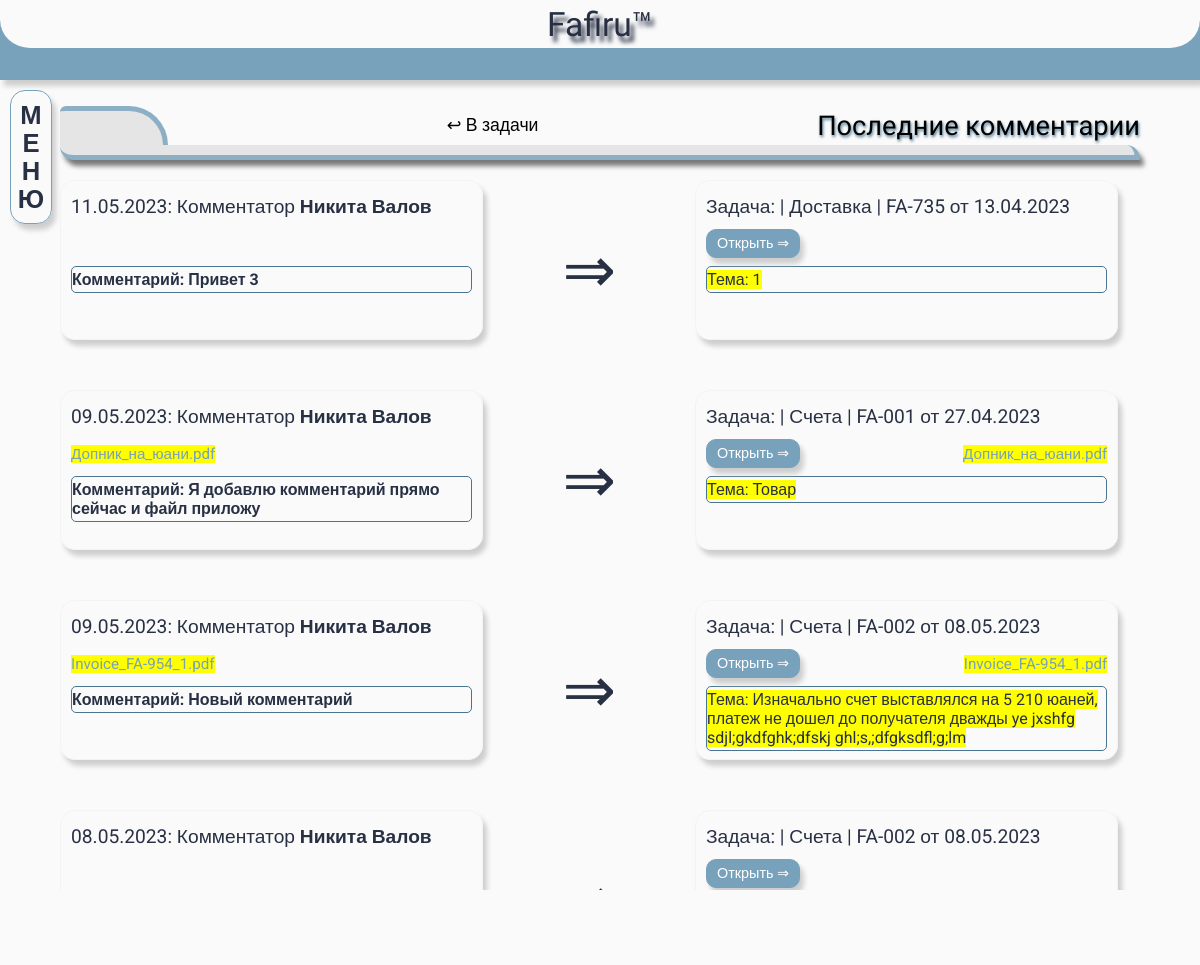
Screenshot of /appeal-comments/ (signed in) with the database file from the repository.
### main/models.py (models this page shows, shortened)
class AppealComments(models.Model):
  date_create = models.DateTimeField(auto_now_add=True)
  user = models.ForeignKey(Users, on_delete=models.PROTECT)
  content = models.CharField(max_length=1255)
  file_comment = models.FileField(upload_to="appeal-comments/%Y/%m/%d", null=True, blank=True)
  appeal = models.ForeignKey(Appeal, on_delete=models.PROTECT)

class Appeal(models.Model):
    CATEGORY_APPEALS = [
        ('Склад', 'Склад'),
        ('Счета', 'Счета'),
        ('Расчет товара', 'Расчет товара'),
        ('Доставка', 'Доставка'),
    ]
    date = models.DateField()
    content = models.CharField(max_length=2550)
    category = models.CharField(max_length=50, choices=CATEGORY_APPEALS)
    doneAppeal = models.BooleanField(default=False)
    client = models.ForeignKey(Clients, on_delete=models.PROTECT)
    user_create = models.ForeignKey(Users, on_delete=models.PROTECT, null=True, blank=True)
    file = models.FileField(upload_to="appeal-files/%Y/%m/%d", null=True, blank=True)

class Clients(models.Model):
    CONTRACT = [
        ('Агентский', 'Агентский'),
        ('Поставка', 'Поставка'),
    ]
    AGENT = [
        ('Фаст Импорт', 'Фаст Импорт'),
        ('Шеян', 'Шеян'),
        ('ТОНГАРД', 'ТОНГАРД'),
        ('ПБ', 'ПБ'),
    ]
    kod = models.CharField(max_length=20)
    name = models.CharField(max_length=100)
    product = models.CharField(max_length=255, null=True, blank=True)
    email = models.EmailField(null=False, blank=True, default="")
    contract = models.CharField(max_length=50, choices=CONTRACT)
    agent = models.CharField(max_length=50, choices=AGENT)
    positiveBalance = models.FloatField(null=True, blank=True, default=0)
    negativeBalance = models.FloatField(null=True, blank=True, default=0)
    def __str__(self):
        return self.name

### users/models.py (models this page shows)
class Users(AbstractUser):
    GROUP = {
        ('Обычный', 'Обычный'),
        ('Финансы', 'Финансы'),
        ('Логистика', 'Логистика'),
        ('Склад', 'Склад'),
        ('Склад+Логистика', 'Склад+Логистика'),
    }
    image = models.ImageField(upload_to='users_images', null=True, blank=True)
    group = models.CharField(max_length=100, choices=GROUP, null=True, blank=True, default='Обычный')

### main/views.py (the view)
# urls.py: path('appeal-comments/', AComments, name='appealComments'),
@login_required
def AComments(request):
    comments = AppealComments.objects.all().order_by('-pk')[:50]
    appealCount = {}
    appeal = Appeal.objects.filter(doneAppeal = False).order_by("-date")
    for ap in appeal:
        if appealCount.get(ap.client.kod, False):
            appealCount[ap.client.kod]['val'] += 1
        else:
            appealCount[ap.client.kod] = {
                'id': ap.client.pk,
                'val': 1,
                'name': ap.client.name
            }
    context = {
        'title': 'Комментарии | Fafiru',
        'appealCount': appealCount,
        'comments': comments,
        'appeal': appeal,
    }
    return render(request, 'main/appeal-comments.html', context)

### payment/templatetags/payment_tags.py (called while the page is built)
@register.filter(name='frf27')
@stringfilter
def frf(value):
    return value[27:]

@register.filter(name='frf0130')
@stringfilter
def frf(value):
    return value[:130]

### main/templates/main/appeal-comments.html (shortened to what this page needs)
{% extends 'main/base.html' %}
{% load static %}
{% load payment_tags %}
{% block csslink %}
  <link rel="stylesheet" href="{% static 'appeal-comments/css/appeal-comments.css' %}" />
{% endblock %}
{% block content %}
<div class="page">
  <div class="appeal-content">
    <div class="appeal-main">
      <div class="appeal-table">
        <div class="appeal-table-head">
          <div class="appeal-table-head-footer">
            <div class="appeal-table-head__elem-left"></div>
            <a href="{% url 'appealPage' %}" class="appeal-page">&#8617; В задачи</a>
            <h3 class="appeal-table-head__title">Последние комментарии</h3>
          </div>
          <div class="appeal-table-head__elem-bottom"></div>
        </div>
        <div class="appeal-table-body">
          {% for comment in comments %}
          <div class="appeal-table-body__block">
            <div class="appeal-table-body__item">
              <div class="appeal-table-body__item-head">
                <p>{{ comment.date_create|date:"d.m.Y" }}: Комментатор <strong> {{ comment.user.first_name }} {{ comment.user.last_name }} </strong> </p>
              </div>
              <div class="appeal-table-panel">
                {% if comment.file_comment %}
                <a href="{{ comment.file_comment.url }}" class="file-link" target="__blank"> <span> {{ comment.file_comment|frf27  }} </span> </a>
                {% endif %}
              </div>
              <div class="appeal-table-body__item-body">
                <p class="appeal-table-body__item-body-p comment-p"> <strong> Комментарий: {{ comment.content|frf0130 }} </strong> </p>
              </div>
            </div>
            <div class="appeal-table-body__item-elem">&rArr;</div>
            <div class="appeal-table-body__item">
              <div class="appeal-table-body__item-head">
                <p title="{{ comment.appeal.client.kod }} {{ comment.appeal.client }}"> Задача: | {{ comment.appeal.category }} | {{ comment.appeal.client.kod }} от {{ comment.appeal.date|date:"d.m.Y" }} </strong> </p>
              </div>
              <div class="appeal-table-panel">
                <a href="{% url 'appeal' comment.appeal.pk %}" class="appeal-table-panel-a" target="__blank">Открыть &rArr;</a>
                {% if comment.file_comment %}
                <a href="{{ comment.file_comment.url }}" class="file-link" target="__blank "> <span> {{ comment.file_comment|frf27  }} </span> </a>
                {% endif %}
              </div>
              <div class="appeal-table-body__item-body">
                <p class="appeal-table-body__item-body-p comment-p"> <span> Тема: {{ comment.appeal.content|frf0130 }} </span> </p>
              </div>
            </div>
          </div>
          {% endfor %}
        </div>
      </div>
    </div>
  </div>
</div>
{% endblock %}

### main/static/modules/base.css (style rules this page uses)
html, body, div, span, applet, object, iframe, h1, h2, h3, h4, h5, h6, p, blockquote, pre, a, abbr, acronym, address, big, cite, code, del, dfn, em, img, ins, kbd, q, s, samp, small, strike, strong, sub, sup, tt, var, b, u, i, center, dl, dt, dd, ol, ul, li, fieldset, form, label, legend, table, caption, tbody, tfoot, thead, tr, th, td, article, aside, canvas, details, embed, figure, figcaption, footer, header, hgroup, menu, nav, output, ruby, section, summary, time, mark, audio, video { margin: 0; padding: 0; border: 0; font-size: 100%; font: inherit; vertical-align: baseline; outline: none; }
html { height: 100%; }
body { min-height: 100%; font-family: "Roboto", sans-serif; font-weight: 400; position: relative; font-size: 16px; color: #283044; }
strong { font-weight: bold; }
a { text-decoration: none; border-radius: 10px; color: #000; font-size: inherit; }
* { box-sizing: border-box; }
.page { margin-top: 90px; }

### main/static/appeal-comments/css/appeal-comments.css (style rules this page uses)
.appeal-content { width: 90%; margin: 0 auto; display: grid; }
.appeal-main { display: flex; flex-direction: column; align-items: center; justify-content: start; }
.appeal-table { width: 100%; height: 800px; }
.appeal-table-head { width: 100%; height: 70px; margin-bottom: 10px; display: flex; flex-direction: column; justify-content: end; }
.appeal-table-head__elem-bottom { width: 100%; height: 15px; background-color: #e5e5e5; box-shadow: 4px 6px 5px #787878; border-top-right-radius: 55px; border-top-left-radius: 0; border-bottom-right-radius: 5px; border-bottom-left-radius: 55px; border-right: 5px solid #8cafc5; border-bottom: 5px solid #8cafc5; }
.appeal-table-head__elem-left { width: 10%; height: 39px; background-color: #e5e5e5; border-top-right-radius: 100px; border-top-left-radius: 15px; border-bottom-right-radius: 0; border-bottom-left-radius: 0; border-top: 5px solid #8cafc5; border-right: 5px solid #8cafc5; }
.appeal-table-head-footer { width: 100%; display: flex; align-items: center; justify-content: space-between; }
.appeal-table-head__title { font-size: 1.7rem; font-weight: 400; font-family: "Moon Dance", cursive; user-select: none; text-shadow: 1px 2px 3px #497591; color: #000; }
.appeal-table-body { width: 100%; height: 720px; overflow-y: scroll; }
.appeal-table-body__block { width: 98%; height: 200px; display: flex; align-items: center; justify-content: space-between; margin-bottom: 10px; }
.appeal-table-body__item { width: 40%; height: 160px; border-radius: 15px; border: 0.1px solid #f3f3f3; margin-bottom: 20px; padding: 10px; box-shadow: 4px 6px 5px #cecece; }
.appeal-table-body__item-elem { font-size: 4rem; }
.appeal-table-body__item-head { height: 30px; font-size: 1.2rem; display: flex; align-items: center; }
.appeal-table-body__item-body { height: 60px; font-size: 1rem; }
.appeal-table-body__item-body-p { -ms-text-overflow: ellipsis; text-overflow: ellipsis; overflow: hidden; -ms-line-clamp: 3; -webkit-line-clamp: 3; line-clamp: 3; display: -webkit-box; display: box; word-wrap: break-word; -webkit-box-orient: vertical; box-orient: vertical; }
.comment-p { margin-bottom: 15px; border: 1px solid #497591; border-radius: 5px; padding: 3px 0 3px 0; }
span { background-color: yellow; }
.appeal-page { cursor: pointer; font-size: 1.1rem; outline: none; transition: all 0.8s; }
.appeal-table-panel { height: 45px; width: 100%; display: flex; align-items: center; justify-content: space-between; }
.appeal-table-panel-a { cursor: pointer; padding: 5px 10px; font-size: 0.9rem; color: #fff; outline: none; border: 1px solid #78a1bb; border-radius: 10px; background-color: #78a1bb; transition: all 0.8s; box-shadow: 4px 6px 5px #cecece; }
.file-link { font-size: 0.95rem; color: #78a1bb; transition: all 0.6s; }

### rows the page displays
AppealComments: date_create "11.05.2023", user.first_name "Никита", user.last_name "Валов", content|frf0130 "Привет 3", appeal.category "Доставка", appeal.client.kod "FA-735", appeal "13.04.2023", appeal.content|frf0130 "1"
AppealComments: date_create "09.05.2023", user.first_name "Никита", user.last_name "Валов", file_comment|frf27 "Допник_на_юани.pdf", content|frf0130 "Я добавлю комментарий прямо сейчас и файл приложу", appeal.category "Счета", appeal.client.kod "FA-001", appeal "27.04.2023", appeal.content|frf0130 "Товар"
AppealComments: date_create "09.05.2023", user.first_name "Никита", user.last_name "Валов", file_comment|frf27 "Invoice_FA-954_1.pdf", content|frf0130 "Новый комментарий", appeal.category "Счета", appeal.client.kod "FA-002", appeal "08.05.2023", appeal.content|frf0130 "Изначально счет выставлялся на 5 210 юаней, платеж не дошел до получателя дважды ye jxshfg sdjl;gkdfghk;dfskj ghl;s,;dfgksdfl;g;lm"
AppealComments: date_create "08.05.2023", user.first_name "Никита", user.last_name "Валов", appeal.category "Счета", appeal.client.kod "FA-002", appeal "08.05.2023"
